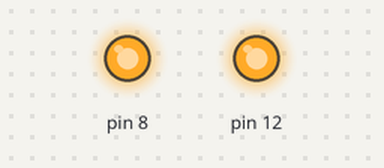
Bench run of a sketch on a simulated Arduino Uno, built with avr-gcc and run on an emulated ATmega328P. On the bench: output pins drawn as LEDs (lit = HIGH).

Above: at 1.5 s.
At 5.0 s:
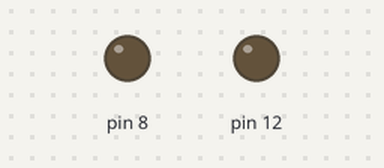
Timing chart, 0 to 9.1 s (numbered marks = the images above):
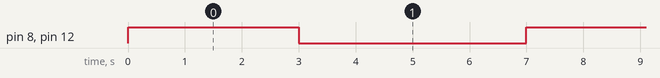

Measured:
- by itself, pin 8, pin 12: alternates HIGH for 3.0 s and LOW for 4.0 s

The sketch:

eletromag.ino
```cpp
//Utilização do arduino para ligar e desligar bobinas
//mesmo com a baixa corrente do arduino houve bons resultados

void setup() {
  pinMode(8, OUTPUT);
  pinMode(12, OUTPUT);


}

void loop() {
  digitalWrite(12, HIGH);
  digitalWrite(8, HIGH);
  delay(3000);
  digitalWrite(12, LOW);
  digitalWrite(8, LOW);
  delay(4000);


}
```
